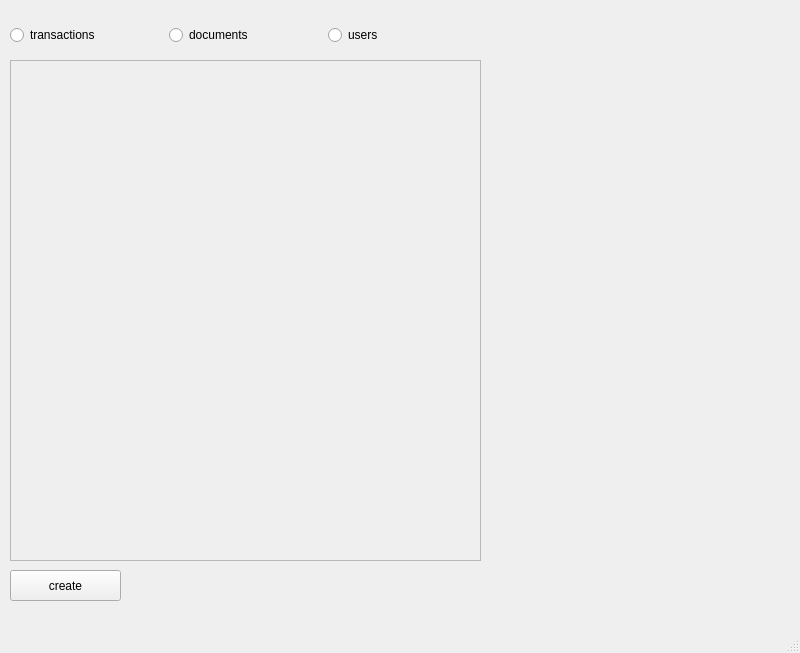
<?xml version="1.0" encoding="UTF-8"?>
<ui version="4.0">
 <class>MainWindow</class>
 <widget class="QMainWindow" name="MainWindow">
  <property name="geometry">
   <rect>
    <x>0</x>
    <y>0</y>
    <width>800</width>
    <height>653</height>
   </rect>
  </property>
  <property name="windowTitle">
   <string>MainWindow</string>
  </property>
  <widget class="QWidget" name="centralwidget">
   <widget class="QFrame" name="frame">
    <property name="geometry">
     <rect>
      <x>10</x>
      <y>60</y>
      <width>471</width>
      <height>501</height>
     </rect>
    </property>
    <property name="frameShape">
     <enum>QFrame::Shape::StyledPanel</enum>
    </property>
    <property name="frameShadow">
     <enum>QFrame::Shadow::Raised</enum>
    </property>
   </widget>
   <widget class="QWidget" name="horizontalLayoutWidget">
    <property name="geometry">
     <rect>
      <x>10</x>
      <y>20</y>
      <width>471</width>
      <height>31</height>
     </rect>
    </property>
    <layout class="QHBoxLayout" name="horizontalLayout">
     <item>
      <widget class="QRadioButton" name="radioButton_transactions">
       <property name="text">
        <string>transactions</string>
       </property>
      </widget>
     </item>
     <item>
      <widget class="QRadioButton" name="radioButton_documets">
       <property name="text">
        <string>documents</string>
       </property>
      </widget>
     </item>
     <item>
      <widget class="QRadioButton" name="radioButton_users">
       <property name="enabled">
        <bool>true</bool>
       </property>
       <property name="text">
        <string>users</string>
       </property>
      </widget>
     </item>
    </layout>
   </widget>
   <widget class="QPushButton" name="pushButton_create">
    <property name="geometry">
     <rect>
      <x>10</x>
      <y>570</y>
      <width>111</width>
      <height>31</height>
     </rect>
    </property>
    <property name="text">
     <string>create</string>
    </property>
   </widget>
  </widget>
  <widget class="QMenuBar" name="menubar">
   <property name="geometry">
    <rect>
     <x>0</x>
     <y>0</y>
     <width>800</width>
     <height>21</height>
    </rect>
   </property>
  </widget>
  <widget class="QStatusBar" name="statusbar"/>
 </widget>
 <resources/>
 <connections/>
</ui>
